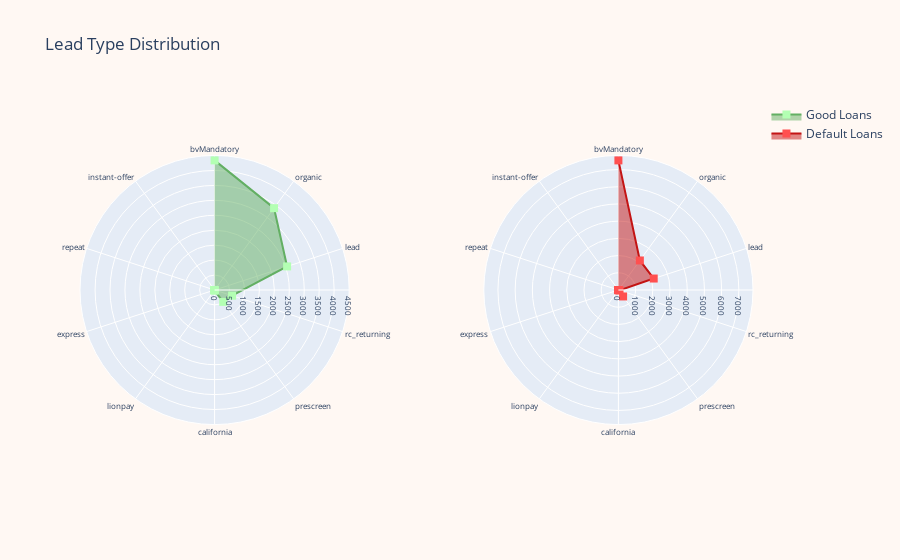

The notebook cell this image was saved under:
### Code cell
#Organic lead type seem to have a higher distribution in good loans compared to bad loans. Further context required to provide a qualitative reason to why this is the case
#byMandatory lead type seem to have a higher distribution in bad loans compared to good loans

data = [
    go.Scatterpolar(
        mode='lines+markers',
      r = leadType_0.reset_index()['leadType'].to_list(),
      theta = ['bvMandatory', 'organic', 'lead', 'rc_returning','prescreen','california','lionpay','express','repeat','instant-offer'],
      fill = 'toself',
      name = 'Good Loans',
        line = dict(
        color = "#63AF63"
      ),
      marker = dict(
        color = "#B3FFB3",
        symbol = "square",
        size = 8
      ),
      subplot = "polar",
    ),
    go.Scatterpolar(
        mode='lines+markers',
      r = leadType_1.reset_index()['leadType'].to_list(),
      theta = ['bvMandatory', 'organic', 'lead', 'rc_returning','prescreen','california','lionpay','express','repeat','instant-offer'],
      fill = 'toself',
      name = 'Default Loans',
        line = dict(
        color = "#C31414"
      ),
      marker = dict(
        color = "#FF5050",
        symbol = "square",
        size = 8
      ),
      subplot = "polar2"
    )
]

layout = go.Layout(
    title="Lead Type Distribution",
    showlegend = True,
     paper_bgcolor = "rgb(255, 248, 243)",
    polar = dict(
      domain = dict(
        x = [0,0.4],
        y = [0,1]
      ),
      radialaxis = dict(
        tickfont = dict(
          size = 8
        )
      ),
      angularaxis = dict(
        tickfont = dict(
          size = 8
        ),
        rotation = 90,
        direction = "clockwise"
      )
    ),
    polar2 = dict(
      domain = dict(
        x = [0.6,1],
        y = [0,1]
      ),
      radialaxis = dict(
        tickfont = dict(
          size = 8
        )
      ),
      angularaxis = dict(
        tickfont = dict(
          size = 8
        ),
        rotation = 90,
        direction = "clockwise"
      ),
    )
)

fig = go.Figure(data=data, layout=layout)
iplot(fig)

### Figure 1 — Plotly figure (JSON) as saved in the notebook; plotly's stock layout.template omitted (floating-point values rounded to 4 significant figures)
{"data": [{"fill": "toself", "line": {"color": "#63AF63"}, "marker": {"color": "#B3FFB3", "size": 8, "symbol": "square"}, "mode": "lines+markers", "name": "Good Loans", "r": [4337, 3385, 2551, 615, 492, 21, 10, 9, 6, 1], "subplot": "polar", "theta": ["bvMandatory", "organic", "lead", "rc_returning", "prescreen", "california", "lionpay", "express", "repeat", "instant-offer"], "type": "scatterpolar"}, {"fill": "toself", "line": {"color": "#C31414"}, "marker": {"color": "#FF5050", "size": 8, "symbol": "square"}, "mode": "lines+markers", "name": "Default Loans", "r": [7532, 2122, 2158, 69, 464, 20, 0, 0, 3, 0], "subplot": "polar2", "theta": ["bvMandatory", "organic", "lead", "rc_returning", "prescreen", "california", "lionpay", "express", "repeat", "instant-offer"], "type": "scatterpolar"}], "layout": {"paper_bgcolor": "rgb(255, 248, 243)", "polar": {"angularaxis": {"direction": "clockwise", "rotation": 90, "tickfont": {"size": 8}}, "domain": {"x": [0, 0.4], "y": [0, 1]}, "radialaxis": {"tickfont": {"size": 8}}}, "polar2": {"angularaxis": {"direction": "clockwise", "rotation": 90, "tickfont": {"size": 8}}, "domain": {"x": [0.6, 1], "y": [0, 1]}, "radialaxis": {"tickfont": {"size": 8}}}, "showlegend": true, "title": {"text": "Lead Type Distribution"}}}
